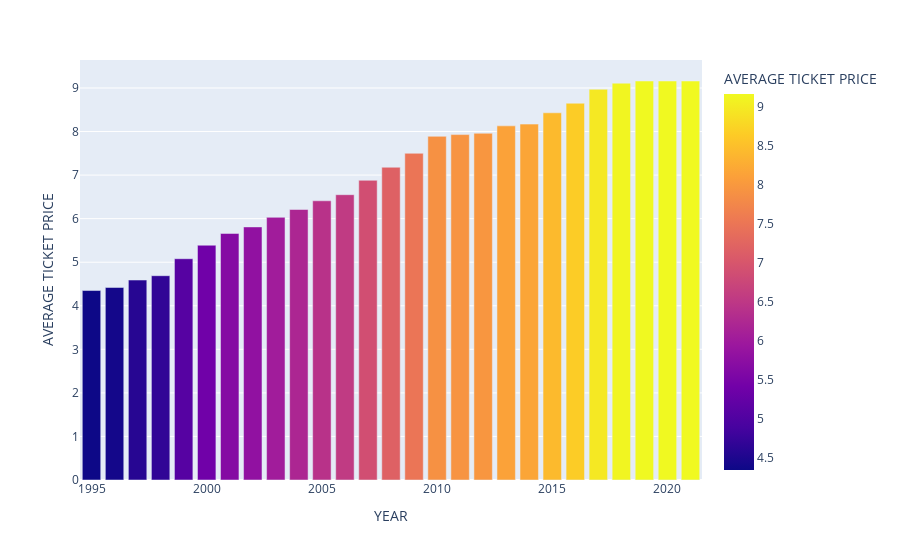

Notebook cell for this chart:
### Code cell
fig = px.bar(AnnualTicketSales, x='YEAR', y='AVERAGE TICKET PRICE',orientation='v', color='AVERAGE TICKET PRICE')
fig.show()

### Figure 1 — Plotly figure (JSON) as saved in the notebook; plotly's stock layout.template omitted (floating-point values rounded to 4 significant figures)
{"data": [{"alignmentgroup": "True", "hovertemplate": "YEAR=%{x}<br>AVERAGE TICKET PRICE=%{marker.color}<extra></extra>", "legendgroup": "", "marker": {"color": [9.16, 9.16, 9.16, 9.11, 8.97, 8.65, 8.43, 8.17, 8.13, 7.96, 7.93, 7.89, 7.5, 7.18, 6.88, 6.55, 6.41, 6.21, 6.03, 5.81, 5.66, 5.39, 5.08, 4.69, 4.59, 4.42, 4.35], "coloraxis": "coloraxis", "pattern": {"shape": ""}}, "name": "", "offsetgroup": "", "orientation": "v", "showlegend": false, "textposition": "auto", "type": "bar", "x": [2021, 2020, 2019, 2018, 2017, 2016, 2015, 2014, 2013, 2012, 2011, 2010, 2009, 2008, 2007, 2006, 2005, 2004, 2003, 2002, 2001, 2000, 1999, 1998, 1997, 1996, 1995], "xaxis": "x", "y": [9.16, 9.16, 9.16, 9.11, 8.97, 8.65, 8.43, 8.17, 8.13, 7.96, 7.93, 7.89, 7.5, 7.18, 6.88, 6.55, 6.41, 6.21, 6.03, 5.81, 5.66, 5.39, 5.08, 4.69, 4.59, 4.42, 4.35], "yaxis": "y"}], "layout": {"barmode": "relative", "coloraxis": {"colorbar": {"title": {"text": "AVERAGE TICKET PRICE"}}, "colorscale": [[0, "#0d0887"], [0.1111, "#46039f"], [0.2222, "#7201a8"], [0.3333, "#9c179e"], [0.4444, "#bd3786"], [0.5556, "#d8576b"], [0.6667, "#ed7953"], [0.7778, "#fb9f3a"], [0.8889, "#fdca26"], [1, "#f0f921"]]}, "legend": {"tracegroupgap": 0}, "margin": {"t": 60}, "xaxis": {"anchor": "y", "domain": [0, 1], "title": {"text": "YEAR"}}, "yaxis": {"anchor": "x", "domain": [0, 1], "title": {"text": "AVERAGE TICKET PRICE"}}}}
